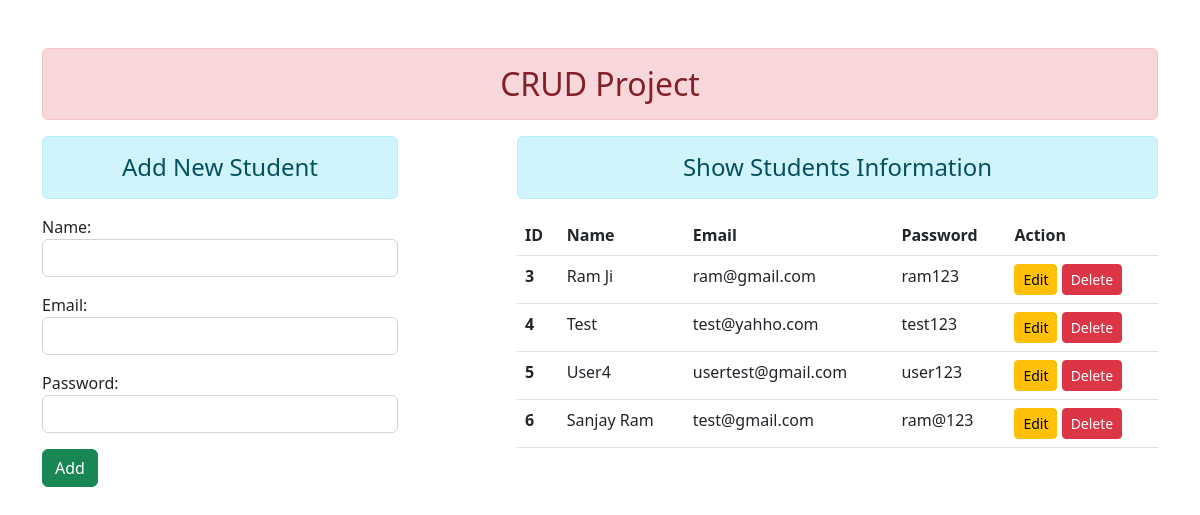
The page / on the database its author committed.
### myapp/models.py (models this page shows)
class User(models.Model):
    name = models.CharField(max_length=10)
    email = models.EmailField()
    password = models.CharField(max_length=10)

### myapp/views.py (the view)
# urls.py: path('', views.add_show, name='home'),
def add_show(request):
    if request.method == 'POST':
        data = UserForm(request.POST)
        if data.is_valid():
            nm = data.cleaned_data['name']
            em = data.cleaned_data['email']
            pas = data.cleaned_data['password']
            user = User(name=nm, email=em, password=pas)
            user.save()
            return redirect('home')
    else:
        form = UserForm()
        user = User.objects.all()
    return render(request, 'myapp/addshow.html', {'fm':form, 'user':user})

### myapp/forms.py
class UserForm(forms.ModelForm):
    class Meta:
        model = User
        fields = ['name', 'email', 'password']
        widgets = {'name':forms.TextInput(attrs={'class':'form-control'}),
                    'email':forms.EmailInput(attrs={'class':'form-control'}),
                    'password':forms.PasswordInput(render_value=True, attrs={'class':'form-control'})
                    }

### myapp/templates/myapp/addshow.html (shortened to what this page needs)
{% extends 'myapp/base.html' %}
{% block content %}
<div class="row">
    <div class="col-sm-4">
        <h4 class="text-center alert alert-info">Add New Student</h4>
        <form action="" method="POST">
            {{fm.as_p}}
            <input type="submit" class="btn btn-success" value="Add">
        </form>
    </div>
    <div class="col-sm-7 offset-1">
        <h4 class="text-center alert alert-info">Show Students Information</h4>
        {% if user %}
        <table class="table table-hover">
           <thead>
               <tr>
                   <th scope="col">ID</th>
                   <th scope="col">Name</th>
                   <th scope="col">Email</th>
                   <th scope="col">Password</th>
                   <th scope="col">Action</th>
               </tr>
           </thead>
           <tbody>
               {% for us in user %}
               <tr>
                <th scope="row">{{us.id}}</th>
                <td>{{us.name}}</td>
                <td>{{us.email}}</td>
                <td>{{us.password}}</td>
                <td>
                    <a href="{% url 'edit' us.id %}" class="btn btn-warning btn-sm">Edit</a>
                    <a href="{% url 'delete' us.id %}" class="btn btn-danger btn-sm">Delete</a>
                </td>
               </tr>
               {% endfor %}
           </tbody>
        </table>
        {% else %}
        <h4 class="text-center alert alert-WARNING">No Records Are Available</h4>
        {% endif %}
    </div>
</div>
{% endblock %}

### myapp/templates/myapp/base.html (shortened to what this page needs)
<!DOCTYPE html>
<html lang="en">
<head>
    <link href="https://cdn.jsdelivr.net/npm/bootstrap@5.2.0-beta1/dist/css/bootstrap.min.css" rel="stylesheet">
</head>
<body>
    <div class="container mt-5">
        <h2 class="text-center alert alert-danger">CRUD Project</h2>
        {% block content %}
        {% endblock content %}
    </div>
</body>
</html>

### rows shown on the page
User: id "3", name "Ram Ji", email "ram@gmail.com", password "ram123"
User: id "4", name "Test", email "test@yahho.com", password "test123"
User: id "5", name "User4", email "usertest@gmail.com", password "user123"
User: id "6", name "Sanjay Ram", email "test@gmail.com", password "ram@123"
